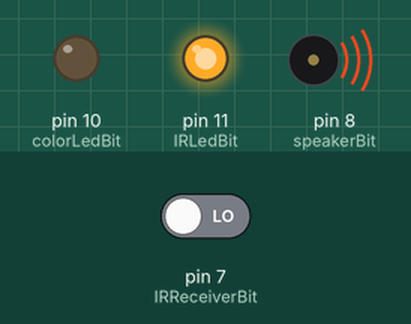
Simulated run of this sketch. Board: Arduino Uno, built with avr-gcc and run on an emulated ATmega328P. Shown: output pins drawn as LEDs (lit = HIGH), buzzer (waves = sounding). The test bench sets the inputs (shaded band); at power-on: pin 7 (IRReceiverBit) LOW.

Above: at 1.8 s.
1.9 s: pin 7 (IRReceiverBit) driven HIGH
At 2.7 s:
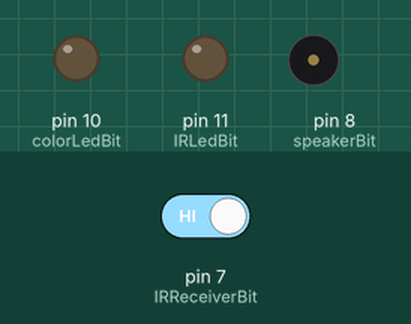
At 3.8 s:
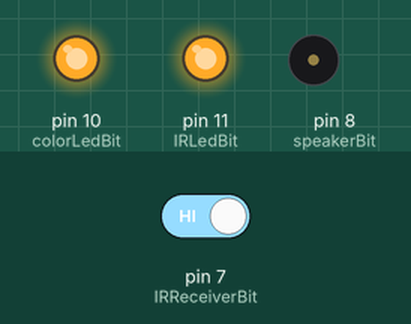
4.4 s: pin 7 (IRReceiverBit) driven LOW
At 4.9 s:
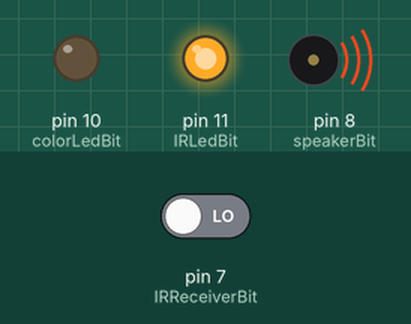
Timing chart, 0 to 7.4 s (numbered marks = the images above; inputs shaded):
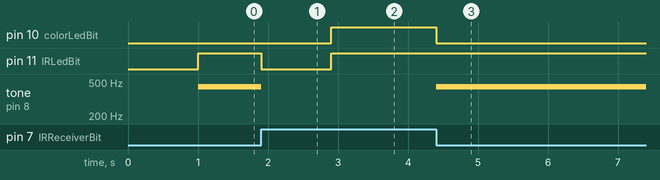

The sketch:

poke_device.ino
```cpp
/* this is a piece of code to demonstrate the 3D printed nose poke
device. It turns the color LED on the end of the nose poke
device and also the IR LED at the (top/bottom).
It waits until the IR beam is interrupted by the "animal nose" and
emits a sound while the beam is interrupted. Once the animal remove
its nose, a pause takes place, where everything is off. After the
pause, the color LED turns on again restarting the whole process */
//created by Andre M Chagas on May 18th 2014.
//distributed under a creative commons 3.0 license.

//bits used
int colorLedBit = 10;
int IRLedBit = 11;
int IRReceiverBit = 7;
int speakerBit = 8;
//frequency of the tone waveform
int waveFreq = 440;
//variables to store time
unsigned long time1;
unsigned long time2;
unsigned long timePoking = 0;
unsigned long timeUntillPoke = 0;

//set whether the bits are input or output
void setup(){

  pinMode(colorLedBit,OUTPUT);
  pinMode(IRLedBit,OUTPUT);
  pinMode(IRReceiverBit,INPUT);
  pinMode(speakerBit,OUTPUT);

}

//main code

void loop(){
  //turn everything off
  digitalWrite(colorLedBit,LOW);
  digitalWrite(IRLedBit,LOW);
  noTone(speakerBit);

  //wait for 1 sec
  delay(1000);
  //turn colored Led on
  digitalWrite(colorLedBit,HIGH);
  digitalWrite(IRLedBit,HIGH);
  //start a while loop that will wait for the nose poke
  //while no nose poke, measure time in milliseconds.
  time1= millis();
  while (digitalRead(IRReceiverBit) == 1){
    time2=millis();
  }
  //start playing the tone;
  tone(speakerBit,waveFreq);
  //measure time in between turning on the colorLed and the nose poke
  timeUntillPoke = time2-time1;
  //"reset" the timer
  time1 = time2;
  //the code only leaves the while loop if the animal inserted the
  //nose in the nose poke device, therefore in the next step, we turn
  //off the colorLed.
  digitalWrite(colorLedBit,LOW);
  //and start counting how much time the animal stays with the nose in
  //the poke device
  while (digitalRead(IRReceiverBit) == 0){
    time2=millis();
  }
  //turn off sound
  noTone(speakerBit);
  //measure how much time the animal had its nose in the poke device
  timePoking = time2 - time1;

/*at this part, one could send serial data via the usb port (if
the arduino is connected to a PC or such) to send the timing data
*/
}
```

Measured:
- after the input at 1.9 s, pin 10 (colorLedBit): LOW → HIGH after 1.0 s; pin 11 (IRLedBit): HIGH → LOW at once, → HIGH 1.0 s later; tone on pin 8 (speakerBit): 440 Hz → silent at once
- after the input at 4.4 s, pin 10 (colorLedBit): HIGH → LOW at once; tone on pin 8 (speakerBit): silent → 440 Hz at once
